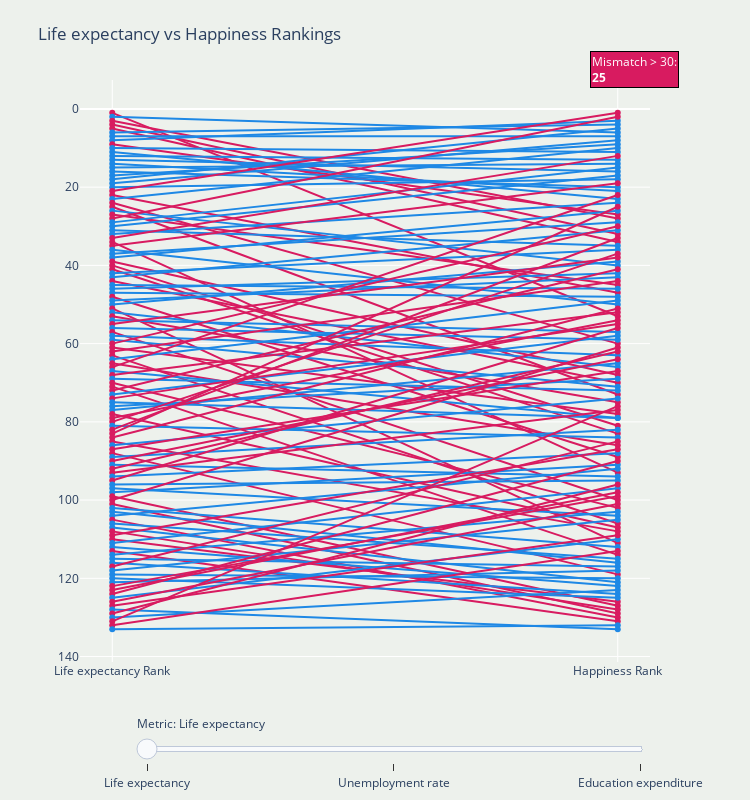

Notebook source saved alongside this figure:
### Markdown cell above
The figure below shows a graph with the ranking of Life expectancy, Unemployment rate and Educational expenditure compared to the happiness. The plot showing life expectancy versus happiness contains a large amount of seemingly random mismatches suggesting the correlation between the two variables not quite strong. The plot showing unemployment rate versus happiness shows a comparatively large amount of mismatches where high ranking countries in one variable seem to be low comparatively low ranked in the other. This suggests a negative correlation between unemployment rate and happiness. The connection between happiness and education expenditure seems low due to the fact that the countries that have high/low spending on education can either have a very low happiness ranking or a very high one unrelated to their education spending. The top country in education spending, Namibia has a happiness ranking of 89 for example.
Compared to the economic mismatch graph, this one shows a similar pattern: red lines are abundant, suggesting that single metrics (whether income or life expectancy) fail to fully explain happiness. Both graphs point to the same conclusion—happiness is multidimensional.

### Code cell
import pandas as pd
import plotly.graph_objects as go

df = pd.read_csv('final.csv')
df['Country'] = df['Country'].str.strip()

def prepare_rankings(df, metric_col, ascending_rank):
    df_filtered = df.dropna(subset=[metric_col, 'Happiness']).copy()
    df_filtered = df_filtered.sort_values(by=[metric_col, 'Country'], ascending=[ascending_rank, True])
    df_filtered[f'{metric_col} Rank'] = df_filtered[metric_col].rank(method='first', ascending=ascending_rank).astype(int)
    df_filtered['Happiness Rank'] = df_filtered['Happiness'].rank(method='min', ascending=False).astype(int)
    df_filtered['Mismatch'] = (df_filtered[f'{metric_col} Rank'] - df_filtered['Happiness Rank']).abs()
    return df_filtered

def create_slope_traces(df_metric, metric_col, display_name, mismatch_threshold):
    traces = []
    for _, row in df_metric.iterrows():
        color = '#1E88E5' if row['Mismatch'] <= mismatch_threshold else '#D81B60'
        hovertext = (
            f"{row['Country']}<br>"
            f"{display_name} Rank: {row[f'{metric_col} Rank']}<br>"
            f"Happiness Rank: {row['Happiness Rank']}<br>"
            f"Mismatch: {row['Mismatch']}"
        )
        traces.append(go.Scatter(
            x=[f'{display_name} Rank', 'Happiness Rank'],
            y=[row[f'{metric_col} Rank'], row['Happiness Rank']],
            mode='lines+markers',
            line=dict(color=color, width=2),
            name=row['Country'],
            hoverinfo='text',
            hovertext=hovertext
        ))
    return traces

df_life = prepare_rankings(df, 'Life_expectancy', ascending_rank=False)
df_unemp = prepare_rankings(df, 'Unemployment_rate', ascending_rank=True)
df_edu = prepare_rankings(df, 'Edu_expenditure_pct', ascending_rank=False)

red_life = (df_life['Mismatch'] > 30).sum()
red_unemp = (df_unemp['Mismatch'] > 30).sum()
red_edu = (df_edu['Mismatch'] > 30).sum()

traces_life = create_slope_traces(df_life, 'Life_expectancy', 'Life expectancy', mismatch_threshold=15)
traces_unemp = create_slope_traces(df_unemp, 'Unemployment_rate', 'Unemployment rate', mismatch_threshold=30)
traces_edu = create_slope_traces(df_edu, 'Edu_expenditure_pct', 'Education expenditure', mismatch_threshold=30)

fig = go.Figure(data=traces_life)
for trace in traces_unemp + traces_edu:
    trace.visible = False
    fig.add_trace(trace)

steps = []
total_traces = len(traces_life) + len(traces_unemp) + len(traces_edu)
start_idx = 0
metrics = [
    ('Life expectancy', traces_life, 30, red_life),
    ('Unemployment rate', traces_unemp, 30, red_unemp),
    ('Education expenditure', traces_edu, 30, red_edu)
]

for metric_name, traces_metric, threshold, red_count in metrics:
    visible = [False] * total_traces
    for i in range(len(traces_metric)):
        visible[start_idx + i] = True
    step = dict(
        method='update',
        label=metric_name,
        args=[
            {'visible': visible},
            {'title': f'{metric_name} vs Happiness Rankings',
             'xaxis': {'title': '', 'tickvals': [f'{metric_name} Rank', 'Happiness Rank']},
             'yaxis': {'title': 'Rank (1 = Best)', 'autorange': 'reversed'},
             'annotations': [dict(
                 x=1.05,
                 y=1.05,
                 xref='paper',
                 yref='paper',
                 showarrow=False,
                 align='left',
                 bgcolor='#D81B60',
                 font=dict(color='white', size=12),
                 text=f'Mismatch > {threshold}:<br><b>{red_count}</b>',
                 bordercolor='black',
                 borderwidth=1
             )]
            }
        ]
    )
    steps.append(step)
    start_idx += len(traces_metric)

fig.update_layout(
    sliders=[dict(
        active=0,
        currentvalue={"prefix": "Metric: "},
        pad={"t": 50},
        steps=steps,
        len=0.9,
        x=0.1,
        xanchor='left'
    )],
    yaxis=dict(autorange='reversed'),
    showlegend=False,
    height=800,
    width=750,
    margin=dict(t=80, b=80, l=80, r=100),
    title='Life expectancy vs Happiness Rankings',
    xaxis={'title': '', 'tickvals': ['Life expectancy Rank', 'Happiness Rank']},
    annotations=[dict(
        x=1.05,
        y=1.05,
        xref='paper',
        yref='paper',
        showarrow=False,
        align='left',
        bgcolor='#D81B60',
        font=dict(color='white', size=12),
        text=f'Mismatch > 30:<br><b>{red_life}</b>',
        bordercolor='black',
        borderwidth=1
    )],
    paper_bgcolor='#EDF1EC',
    plot_bgcolor='#EDF1EC'
)

fig.show()
